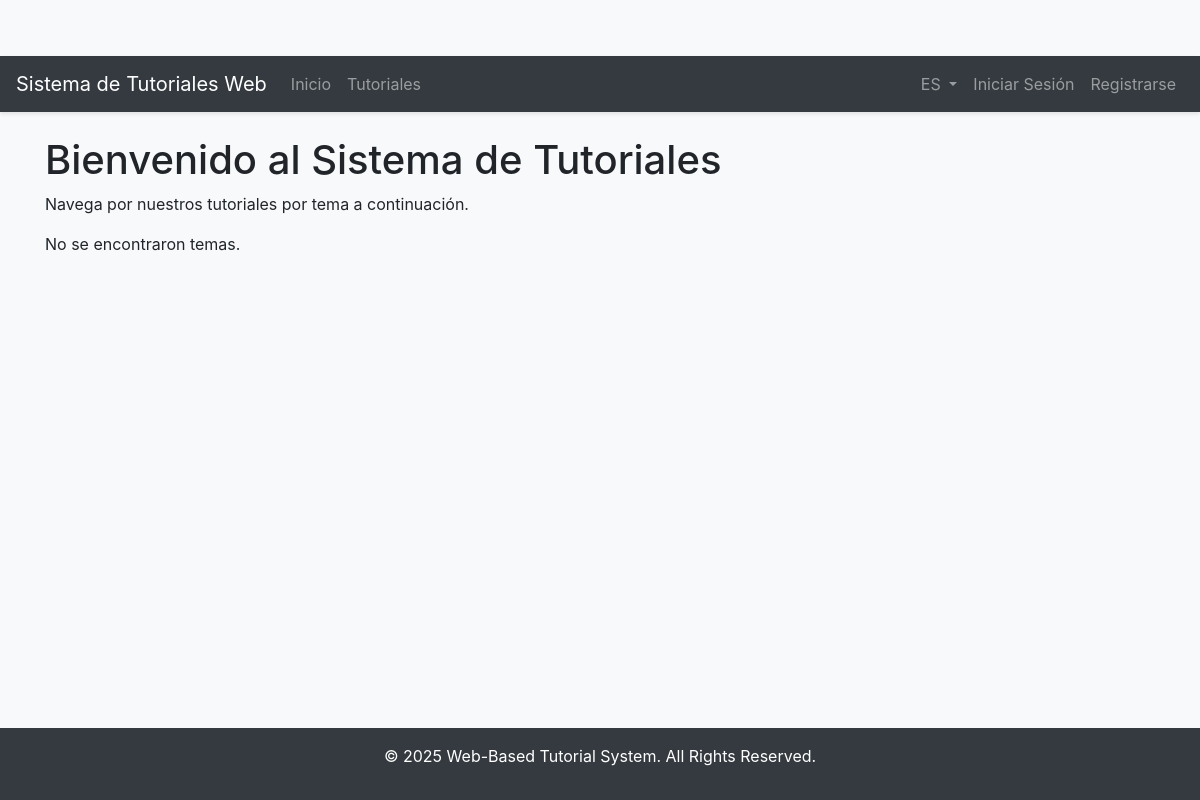
The app's page /?lang=es, older data.
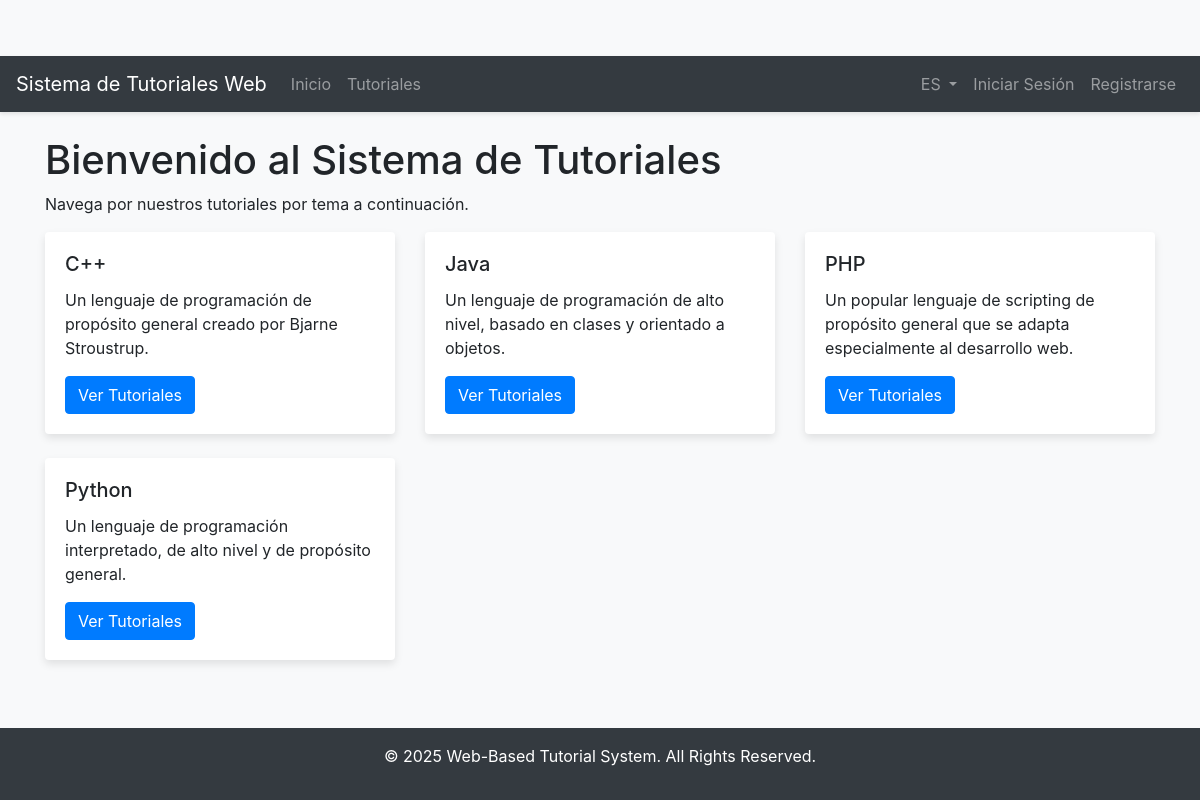
The same page, newer data.
### tables this page shows
CREATE TABLE `topic_translations` (
  `id` int(11) NOT NULL,
  `topic_id` int(11) NOT NULL,
  `language` varchar(5) NOT NULL,
  `name` varchar(255) NOT NULL,
  `description` text DEFAULT NULL
);

### includes/language.php (called while the page is built, shortened)
<?php
$available_langs = ['en', 'es'];
if (isset($_SESSION['lang']) && in_array($_SESSION['lang'], $available_langs)) {
    $lang_to_use = $_SESSION['lang'];
}
function trans($key) {
    global $lang;
    if (isset($lang[$key])) {
        return $lang[$key];
    } else {
        return $key;
    }
}
?>

### index.php (the view)
<?php
require_once 'includes/db.php';
include 'includes/header.php';
$stmt = $conn->prepare("SELECT t.id, tt.name, tt.description FROM topics t JOIN topic_translations tt ON t.id = tt.topic_id WHERE tt.language = ? ORDER BY tt.name ASC");
$stmt->bind_param("s", $lang_to_use);
$stmt->execute();
$result = $stmt->get_result();
?>
<div class="row">
    <div class="col-md-12">
        <h1><?php echo trans('welcome_message'); ?></h1>
        <p><?php echo trans('browse_tutorials_message'); ?></p>
    </div>
</div>
<div class="row">
    <?php if ($result->num_rows > 0): ?>
        <?php while ($row = $result->fetch_assoc()): ?>
            <div class="col-md-4 mb-4">
                <div class="card">
                    <div class="card-body">
                        <h5 class="card-title"><?php echo htmlspecialchars($row['name']); ?></h5>
                        <p class="card-text"><?php echo htmlspecialchars($row['description']); ?></p>
                        <a href="tutorials/topic.php?id=<?php echo $row['id']; ?>" class="btn btn-primary"><?php echo trans('view_tutorials_btn'); ?></a>
                    </div>
                </div>
            </div>
        <?php endwhile; ?>
    <?php else: ?>
        <div class="col-md-12">
            <p><?php echo trans('no_topics_found'); ?></p>
        </div>
    <?php endif; ?>
</div>
<?php include 'includes/footer.php'; ?>

Row changes from the older to the newer data that the page shows:
added topic_translations: name "C++", description "Un lenguaje de programación de propósito general creado por Bjarne Stroustrup."
added topic_translations: name "Java", description "Un lenguaje de programación de alto nivel, basado en clases y orientado a objetos."
added topic_translations: name "PHP", description "Un popular lenguaje de scripting de propósito general que se adapta especialmente al desarrollo web."
added topic_translations: name "Python", description "Un lenguaje de programación interpretado, de alto nivel y de propósito general."
Text that changed along with them:
trans('no_topics_found'): "No se encontraron temas." → (not shown)
